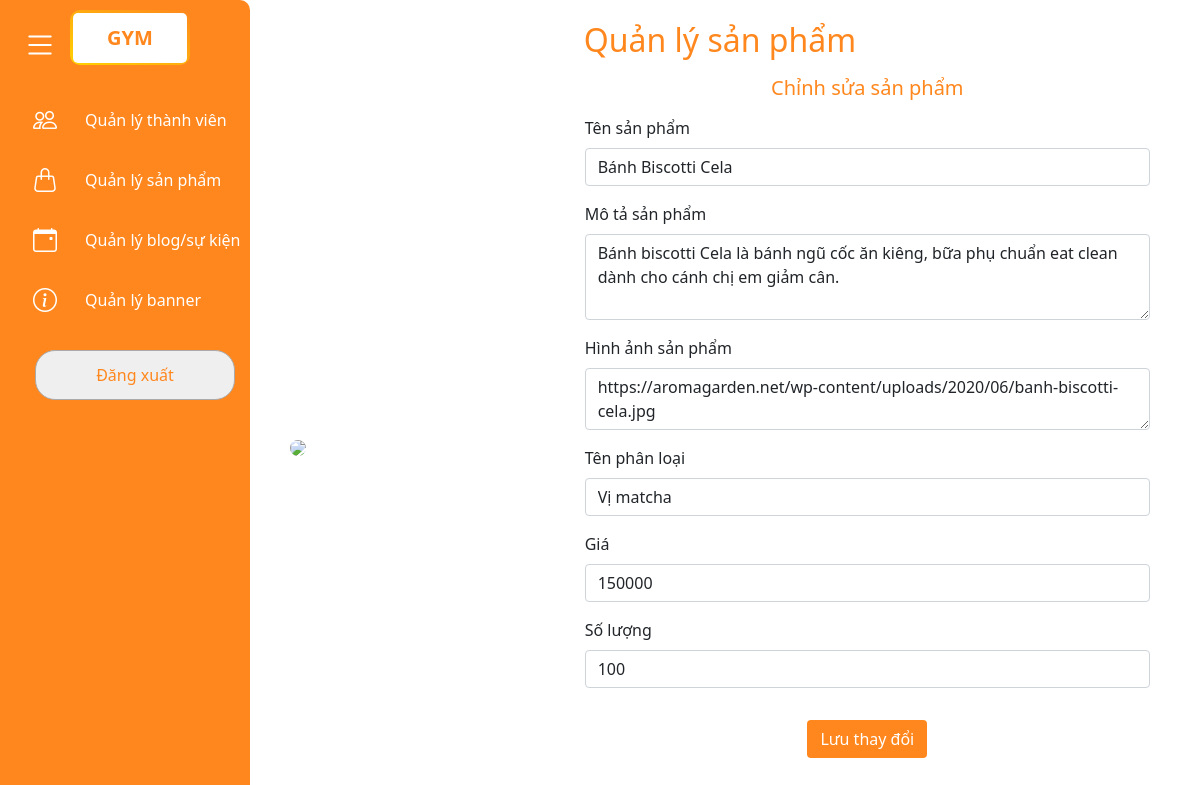
The page /admin/products/2 (signed in) on the database its author committed.
### tables this page shows
CREATE TABLE `product` (
  `ID` int(11) NOT NULL,
  `NAME` varchar(50) DEFAULT NULL,
  `TYPE` int(11) DEFAULT NULL CHECK (`TYPE` = 1 or `TYPE` = 2),
  `DESCRIPTION` text DEFAULT NULL
);

CREATE TABLE `productimage` (
  `ID` int(11) NOT NULL,
  `IMAGE` varchar(255) NOT NULL,
  `choose` tinyint(1) DEFAULT NULL
);

CREATE TABLE `productcategory` (
  `ID` int(11) NOT NULL,
  `PRODUCTID` int(11) DEFAULT NULL,
  `CATEGORY` varchar(20) DEFAULT NULL,
  `PRICE` int(11) DEFAULT NULL,
  `QUANTITY` int(11) DEFAULT NULL
);

### app/libraries/Core.php (called while the page is built, shortened)
<?php
class Core
{
	protected $currentMethod = 'index';
	public function __construct()
	{
		$url = $this->getUrl();
		if (isset($url[0]) && file_exists('../app/controllers/' . ucwords($url[0]) . '.class.php')) {
			unset($url[0]);
		} else if (isset($url[0])) {
			$data = ['headTitle' => 'Not found', 'cssFile' => 'errors', "errorCode" => 404];
			die(require_once("../app/views/errors.php"));
		}
		$this->currentController = new $this->currentController;
		if (isset($url[1])) {
			if (method_exists($this->currentController, $url[1])) {
				$this->currentMethod = $url[1];
				unset($url[1]);
			}
		}
		$this->params = $url ? array_values($url) : [];
		call_user_func_array([$this->currentController, $this->currentMethod], $this->params);
	}
	public function getUrl()
	{
		if (isset($_GET['url'])) {
			$url = rtrim($_GET['url'], '/');
			$url = filter_var($url, FILTER_SANITIZE_URL);
			$url = explode('/', $url);
			return $url;
		}
		return false;
	}
}

### app/require.php (called while the page is built, shortened)
<?php
	require_once 'libraries/Core.php';
	require_once 'libraries/Controller.php';
	require_once 'libraries/Database.php';
	$init = new Core();

### public/index.php (called while the page is built, shortened)
<?php
require_once '../app/require.php';

### app/libraries/Database.php (called while the page is built, shortened)
<?php
	class Database {
		private $dbHost = DB_HOST;
		private $dbUser = DB_USER;
		private $dbPass = DB_PASS;
		private $dbName = DB_NAME;
		private $statement;
		private $dbHandler;
		public function __construct() {
			$conn = 'mysql:host=' . $this->dbHost . ';dbname=' . $this->dbName;
			$options = array(
				PDO::ATTR_PERSISTENT => true,
				PDO::ATTR_ERRMODE => PDO::ERRMODE_EXCEPTION
			);
			try {
				$this->dbHandler = new PDO($conn, $this->dbUser, $this->dbPass, $options);
			} catch (PDOException $e) {
				$this->error = $e->getMessage();
				echo $this->error;
			}
		}
		public function query($sql) {
			$this->statement = $this->dbHandler->prepare($sql);
		}
		public function bind($parameter, $value, $type = null) {
			switch (is_null($type)) {
				default:
					$type = PDO::PARAM_STR;
			}
			$this->statement->bindValue($parameter, $value, $type);
		}
		public function execute() {
			return $this->statement->execute();
		}
		public function fetchAll() {
			$this->execute();
			return $this->statement->fetchAll(PDO::FETCH_OBJ);
		}
		public function fetch() {
			$this->execute();
			return $this->statement->fetch(PDO::FETCH_OBJ);
		}
	}

### app/models/Product.php (called while the page is built, shortened)
<?php
class Product
{
    private Database $db;
    public function __construct()
    {
        $this->db = new Database();
    }
    public function getAllProducts(){
        $this->db->query("SELECT product.ID AS ID, NAME, TYPE, IMAGE, PRICE FROM product, productimage, productcategory
        WHERE product.ID = productimage.ID and product.ID = productcategory.PRODUCTID GROUP BY name ORDER BY product.ID");
        $row = $this->db->fetchAll();
        $i = 0;
        $res = array();
        while ($i < count($row)){
            $element = [
                "ID" => $row[$i]->ID,
                "Name" => $row[$i]->NAME,
                "Type" => $row[$i]->TYPE,
                "Image" => $row[$i]->IMAGE,
                "Price" => $row[$i]->PRICE,
                "Point" => round($this->getRatingPoint($row[$i]->ID), 1)
            ];
            array_push($res, $element);
            $i++;
        }
        return $res;
    }
    public function getNameTypeDes($id)
    {
        $this->db->query('SELECT * FROM product WHERE ID = :id');
        $this->db->bind(':id', $id);
        $row = $this->db->fetch();
        return $row;
    }
    public function getImage($id)
    {
        $this->db->query("SELECT IMAGE FROM productimage WHERE ID = :id");
        $this->db->bind(':id', $id);
        $row = $this->db->fetchAll();
        return $row;
    }
    public function getCategory($id)
    {
        $this->db->query("SELECT ID, PRODUCTID, CATEGORY, PRICE, QUANTITY FROM productcategory WHERE PRODUCTID = :id");
        $this->db->bind(':id', $id);
        $row = $this->db->fetchAll();
        return $row;
    }
    public function getAllCategory()
    {
        $this->db->query("SELECT SUM(QUANTITY) AS QUANTITY FROM productcategory");
        $row = $this->db->fetch();
        return $row->QUANTITY;
    }
    public function getFeedback($id)
    {
        if ($id == 0){
            $this->db->query("SELECT USERNAME, TIMESTAMP, RATING, CONTENT FROM feedback JOIN user ON USERID = user.ID ORDER BY TIMESTAMP DESC");
        }
        else {
            $this->db->query("SELECT USERNAME, TIMESTAMP, RATING, CONTENT FROM feedback JOIN user ON USERID = user.ID WHERE PRODUCTID = :id ORDER BY TIMESTAMP DESC");
            $this->db->bind(':id', $id);
        }
        $row = $this->db->fetchAll();
        return $row;
    }
    public function getRatingPoint($id)
    {
        $this->db->query("SELECT SUM(RATING)/COUNT(RATING) AS POINT FROM feedback WHERE PRODUCTID = :id GROUP BY PRODUCTID");
        $this->db->bind(':id', $id);
        $row = $this->db->fetch();
        if ($row)
            return $row->POINT;
        return 0;
    }
}

### app/views/admin/productdetail.php (the view, shortened to what this page needs)
<h1 class='text-center mb-3' style='color: #ff871d'>Quản lý sản phẩm</h1>
<div class='row d-flex align-items-center'>
    <div class='col-md-4 col-12 mt-5'>
        <img src=<?php echo $data['img'][0]->IMAGE;?> width='100%' style='border-radius: 10px'>
    </div>
    <div class='col-md-8 col-12'>
        <form method='POST'>
            <h5 class='text-center mb-3' style='color: #ff871d'>Chỉnh sửa sản phẩm</h5>
            <div class='mb-3'>
                <label for="name" class="form-label">Tên sản phẩm</label>
                <input type="text" class="form-control" name="name" value='<?php echo $data['name'];?>' required>
            </div>
            <div class='mb-3'>
                <label for="description" class="form-label">Mô tả sản phẩm</label>
                <textarea class="form-control" name="description" rows='3' maxlength='10000' value='<?php echo $data['des'];?>' required><?php echo $data['des'];?></textarea>
            </div>
            <div class='mb-3'>
                <label for="image" class="form-label">Hình ảnh sản phẩm</label>
                <textarea class="form-control" name="image" rows='2' required><?php echo $data['img'][0]->IMAGE;?></textarea>
            </div>
            <div class='mb-3'>
                <label for="cate1" class="form-label">Tên phân loại</label>
                <input type="text" class="form-control" name="cate1" value='<?php echo $data['cate'][0]->CATEGORY;?>' required>
            </div>
            <div class='mb-3'>
                <label for="price1" class="form-label">Giá</label>
                <input type="text" class="form-control" name="price1" value=<?php echo $data['cate'][0]->PRICE;?> required>
            </div>
            <div class='mb-3'>
                <label for="quantity1" class="form-label">Số lượng</label>
                <input type="text" class="form-control" name="quantity1" value=<?php echo $data['cate'][0]->QUANTITY;?> required>
            </div>
            <div class='text-center'>
                <button type='submit' class='btn btn-choose mt-3' name='edit'>Lưu thay đổi</button>
            </div>
        </form>
    </div>
</div>

### public/css/app.style.css (style rules this page uses)
* { box-sizing: border-box; padding: 0; margin: 0; }
.btn-choose { background-color: #ff871d; color: white; margin: 10px; }

### public/css/global.style.css (style rules this page uses)
html, body { margin: 0; color: OOO; }

### public/css/grid.style.css (style rules this page uses)
.row { display: flex; flex-wrap: wrap; margin-left: -4px; margin-right: -4px; }
@media (min-width: 1024px) { .row { margin-left: -12px; margin-right: -12px; } }

### rows shown on the page
product: name "Bánh Biscotti Cela", description "Bánh biscotti Cela là bánh ngũ cốc ăn kiêng, bữa phụ chuẩn eat clean dành cho cánh chị em giảm cân."
productimage: image "https://aromagarden.net/wp-content/uploads/2020/06/banh-biscotti-cela.jpg"
productcategory: cate1 "Vị matcha", price1 "150000", quantity1 "100"
